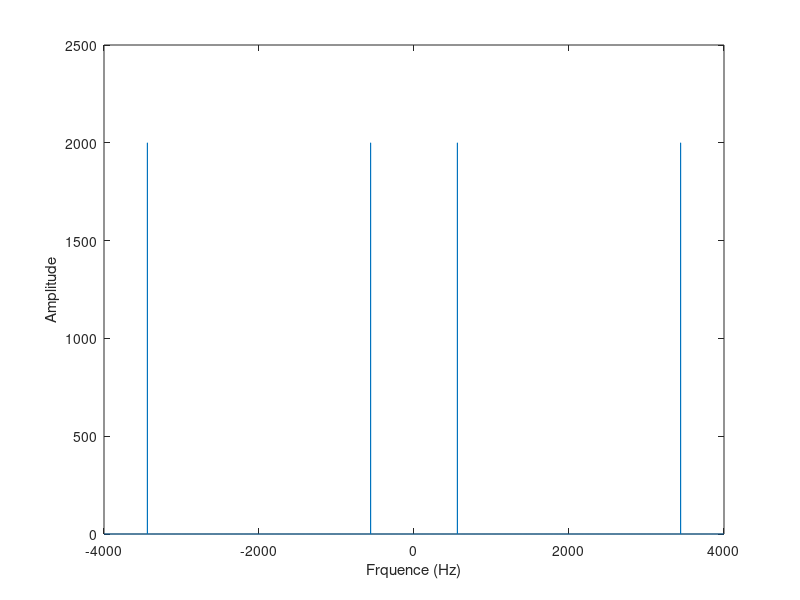

The MATLAB source for this figure: (Note: this script raises an error after producing the figure.)
function FunctionB()
  f1 = 1440;
  f2 = 2000;
  D = 1;
  Fe = 8000;
  Te = 1/Fe;
  t = 0:Te:D-Te;
  y1 = sin(2*pi*f1*t);
  y2 = sin(2*pi*f2*t);
  y1_2 = y1.*y2;
  Y = fft(y1_2);
  Y = fftshift(Y);
  N = length(Y);
  f = (-N/2:N/2-1)*Fe/N;
  figure;
  plot(f,abs(Y));
  xlabel('Frquence (Hz)');
  ylabel('Amplitude');
  frame = getframe(gcf);
  im = frame2im(frame);
  imwrite(im, '../../results/B.png');
end